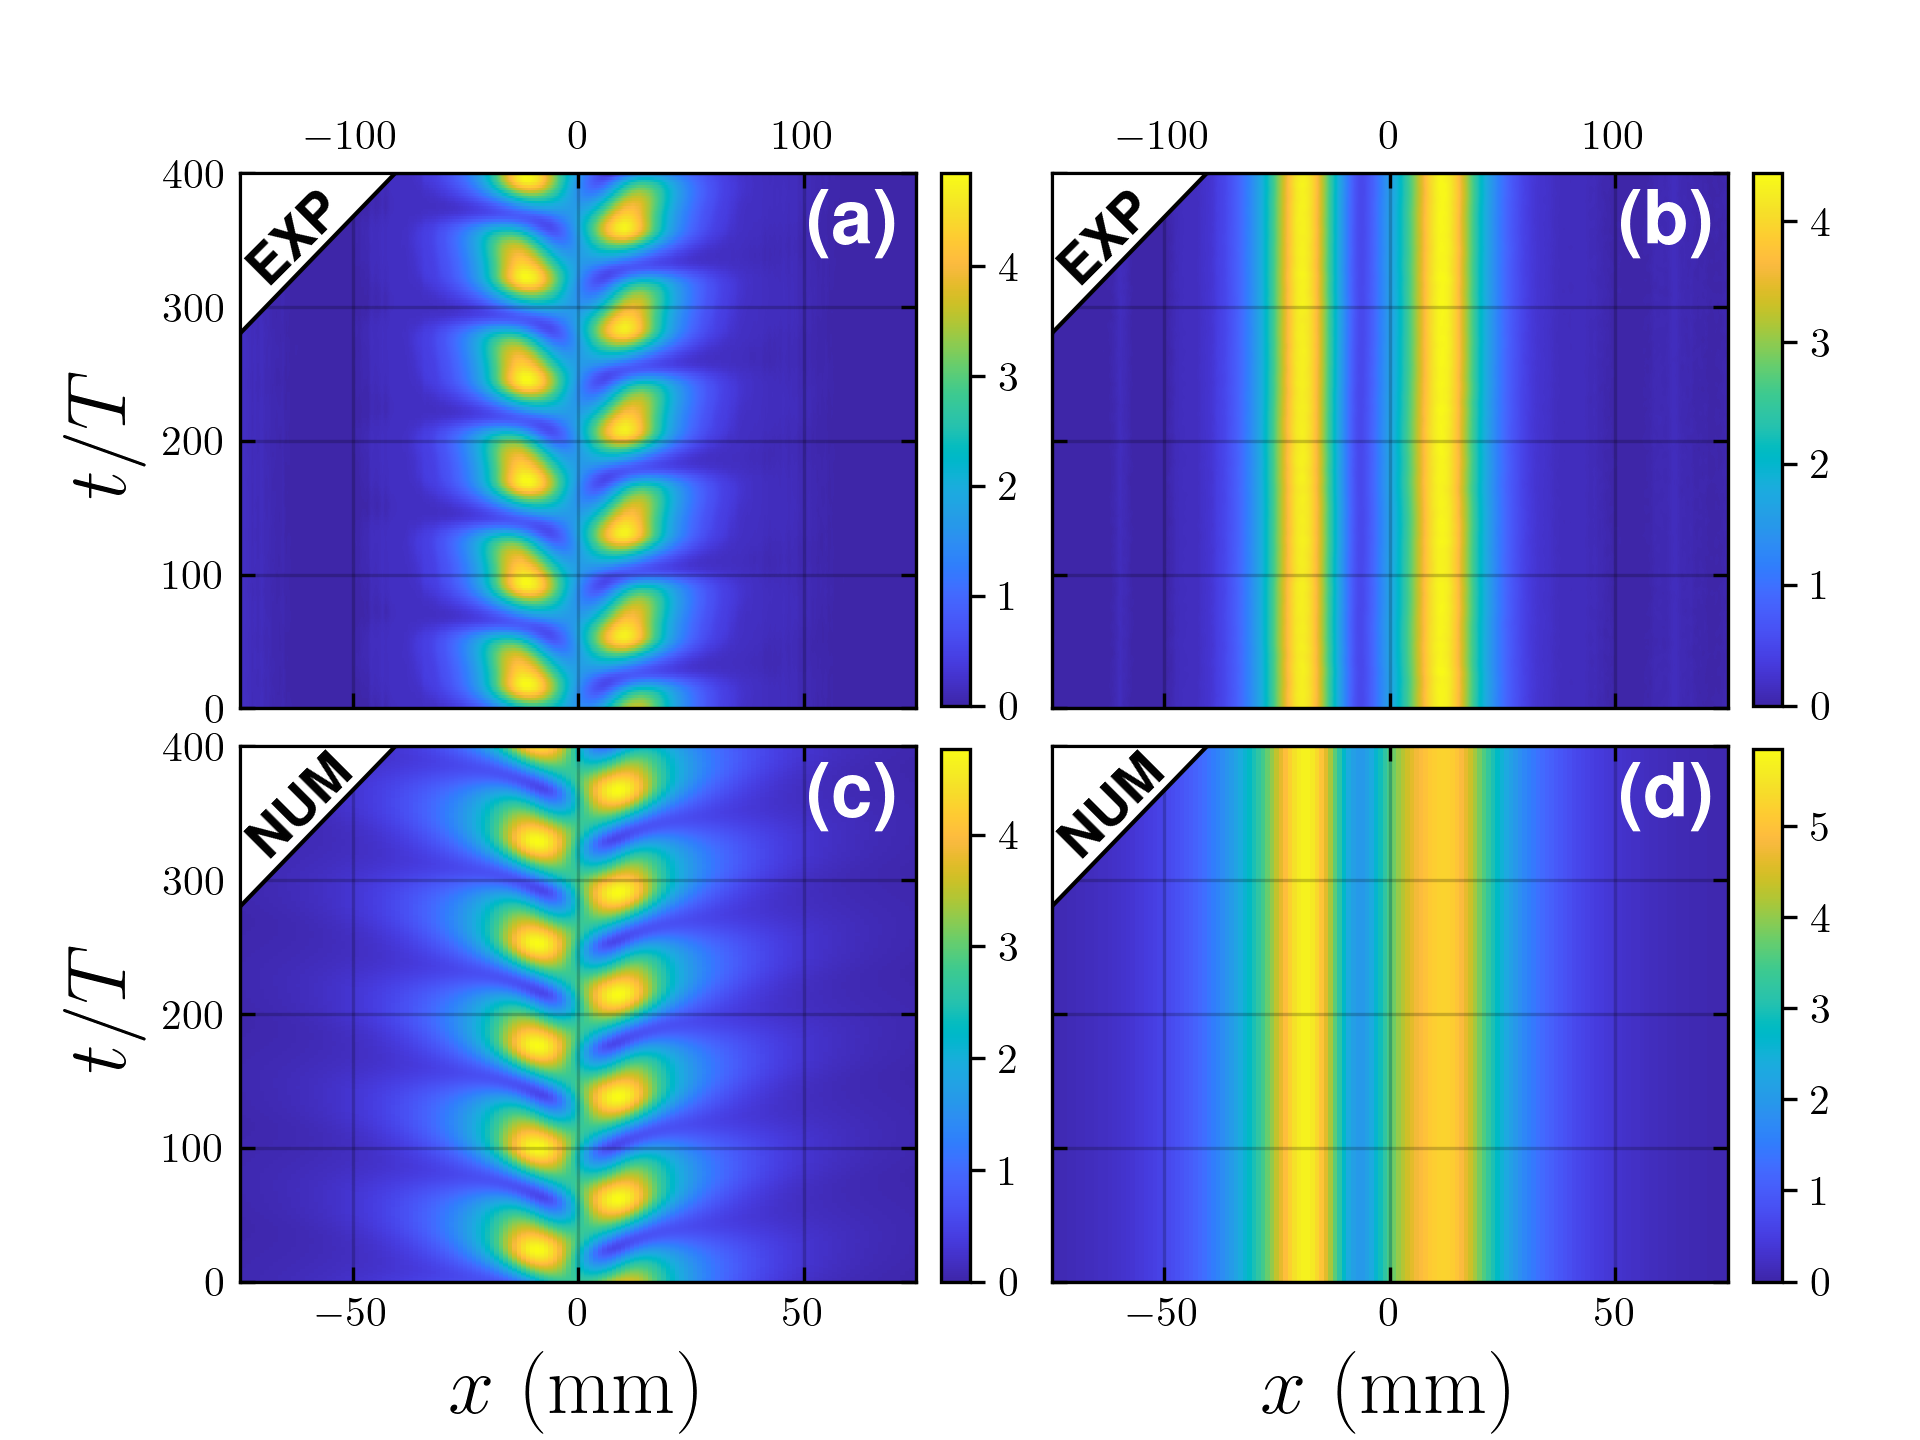

The Python source for this figure:
from back_process import *


if __name__ == "__main__":
    principal_sim = "E:/mnustes_science/simulation_data/FD/PDNLS_extended_PT/extras"
    principal_exp = "E:/mnustes_science/experimental_data"
    dir_01 = principal_sim + "/dimensional_dist_02/alpha=6.5240/beta=1.000/mu=0.1000/nu=0.0180/sigma=6.000/gamma=0.1850/dist=31.000"#/dist_03/alpha=13.0480/beta=1.000/mu=0.0950/nu=0.0180/sigma=12.6700/gamma=0.1690/dist=40.000"#
    dir_02 = principal_sim + "/dimensional_dist_02/alpha=6.5240/beta=1.000/mu=0.1000/nu=0.0180/sigma=6.000/gamma=0.1850/dist=21.0000"#"/dist_03/alpha=13.0480/beta=1.000/mu=0.0950/nu=0.0180/sigma=12.6700/gamma=0.1690/dist=31.000"#
    dir_03 = principal_exp + "/PT_04/f=14.20_a=10.00"
    dir_04 = principal_exp + "/PT_06/f=14.20_a=10.50_d2"

    beta = 0.004811649356064012

    Z_r_01 = np.loadtxt(dir_01 + '/field_real.txt', delimiter=',')
    Z_i_01 = np.loadtxt(dir_01 + '/field_img.txt', delimiter=',')
    X_01 = np.loadtxt(dir_01 + '/X.txt', delimiter=',')
    T_01 = np.loadtxt(dir_01 + '/T.txt', delimiter=',')
    Z_complex_01 = Z_r_01 + 1j * Z_i_01
    arg_01 = np.angle(Z_complex_01)
    Z_modulo_01 = np.absolute(Z_complex_01)
    Z_modulo_01 = filtro_superficie(Z_modulo_01, 5, "XY") / np.sqrt(beta)

    ###

    Z_r_02 = np.loadtxt(dir_02 + '/field_real.txt', delimiter=',')
    Z_i_02 = np.loadtxt(dir_02 + '/field_img.txt', delimiter=',')
    X_02 = np.loadtxt(dir_02 + '/X.txt', delimiter=',')
    T_02 = np.loadtxt(dir_02 + '/T.txt', delimiter=',')
    Z_complex_02 = Z_r_02 + 1j * Z_i_02
    arg_02 = np.angle(Z_complex_02)
    Z_modulo_02 = np.absolute(Z_complex_02)
    Z_modulo_02 = filtro_superficie(Z_modulo_02, 5, "XY") / np.sqrt(beta)

    ###

    g = 9790
    l_y = 16
    d = 20
    k_y = np.pi / l_y
    k = k_y
    tau = np.tanh(k * d)
    w_1 = np.sqrt(g * k * tau)

    Z_03 = np.loadtxt(dir_03 + '/Z_strobo.txt', delimiter=',')
    X_03 = np.loadtxt(dir_03 + '/X_mm.txt', delimiter=',')
    T_03 = np.loadtxt(dir_03 + '/T_strobo.txt', delimiter=',')
    injection_03 = np.loadtxt(dir_03 + '/IL_mm.txt', delimiter=',')
    Z_03 = filtro_superficie(Z_03, 5, "YX")

    x03 = -9
    X_03 = X_03 - x03
    T_03 = T_03 * (w_1 / (2 * np.pi))

    Z_04 = np.loadtxt(dir_04 + '/Z_strobo.txt', delimiter=',')
    X_04 = np.loadtxt(dir_04 + '/X_mm.txt', delimiter=',')
    T_04 = np.loadtxt(dir_04 + '/T_strobo.txt', delimiter=',')
    injection_04 = np.loadtxt(dir_04 + '/IL_mm.txt', delimiter=',')
    Z_04 = filtro_superficie(Z_04, 5, "YX")

    x04 = injection_04[0] + injection_04[1]
    X_04 = X_04 - x04
    T_04 = T_04 * (w_1 / (2 * np.pi))

    xi_exp, xf_exp = -150, 150
    xi_sim, xf_sim = -75, 75
    ti_exp_01, tf_exp_01 = 0, 400
    ti_exp_02, tf_exp_02 = 0, 400
    ti_sim, tf_sim = 0, 400

    data = [[X_04, T_04 - (T_04[-1] - 400), Z_04], [X_03, T_03 - (T_03[-1] - 400), Z_03], [X_01, T_01 - (T_01[-1] - 400), np.flip(Z_modulo_01, axis=1)], [X_02, T_02 - (T_02[-1] - 400), Z_modulo_02]]
    metadata = [[-150, 150], [-150, 150], [-100, 100], [-100, 100]]

    fig, ((ax2, ax1), (ax4, ax3)) = plt.subplots(nrows=2, ncols=2)

    pc_01 = ax1.pcolor(data[0][0], data[0][1], data[0][2], cmap=parula_map)
    ax1.set_ylim(0, 400)
    ax1.set_xlim(-150, 150)

    ax1.set_yticklabels([])
    ax1.tick_params(axis="x", direction="in", labeltop=True, labelbottom=False, top=True, bottom=True, labelsize=12)
    ax1.tick_params(axis="y", direction="in", left=True, right=True, labelsize=12)
    ax1.grid(alpha=0.2, color="k")

    ax1.fill_between([xi_exp, xi_exp + 0.225 * (xf_exp - xi_exp)], [0.705 * (tf_exp_01 - ti_exp_01), tf_exp_01], tf_exp_01, color="white", zorder=12)
    ax1.plot([xi_exp, xi_exp + 0.23 * (xf_exp - xi_exp)], [0.7 * (tf_exp_01 - ti_exp_01), tf_exp_01], linewidth=1, color="k", zorder=12)
    ax1.plot([xi_exp, xi_exp + 0.23 * (xf_exp - xi_exp)], [tf_exp_01, tf_exp_01], linewidth=1, color="k", zorder=12)
    ax1.plot([xi_exp, xi_exp], [0.7 * (tf_exp_01 - ti_exp_01), tf_exp_01], linewidth=1, color="k", zorder=12)
    ax1.text(xi_exp + 0.005 * (xf_exp - xi_exp), ti_exp_01 + 0.795 * (tf_exp_01 - ti_exp_01), "$\\textbf{EXP}$", fontsize=13, rotation=45, zorder=13)
    ax1.text(xi_exp + 0.84 * (xf_exp - xi_exp), ti_exp_01 + 0.87 * (tf_exp_01 - ti_exp_01), "$\\textbf{(b)}$", fontsize=18, rotation=0, zorder=13, color="white")

    pc_02 = ax2.pcolor(data[1][0], data[1][1], data[1][2], cmap=parula_map)
    ax2.set_ylim(0, 400)
    ax2.set_xlim(-150, 150)

    ax2.tick_params(axis="x", direction="in", labeltop=True, labelbottom=False, top=True, bottom=True, labelsize=12)
    ax2.tick_params(axis="y", direction="in", left=True, right=True, labelsize=12)
    ax2.set_ylabel("$t/T$", fontsize=15)

    ax2.grid(alpha=0.2, color="k")
    ax2.fill_between([xi_exp, xi_exp + 0.225 * (xf_exp - xi_exp)], [0.705 * (tf_exp_02 - ti_exp_02), tf_exp_02], tf_exp_02, color="white", zorder=12)
    ax2.plot([xi_exp, xi_exp + 0.23 * (xf_exp - xi_exp)], [0.7 * (tf_exp_02 - ti_exp_02), tf_exp_02], linewidth=1, color="k", zorder=12)
    ax2.plot([xi_exp, xi_exp + 0.23 * (xf_exp - xi_exp)], [tf_exp_02, tf_exp_02], linewidth=1, color="k", zorder=12)
    ax2.plot([xi_exp, xi_exp], [0.7 * (tf_exp_02 - ti_exp_02), tf_exp_02], linewidth=1, color="k", zorder=12)
    ax2.text(xi_exp + 0.005 * (xf_exp - xi_exp), ti_exp_02 + 0.795 * (tf_exp_02 - ti_exp_02), "$\\textbf{EXP}$", fontsize=13, rotation=45, zorder=13)
    ax2.text(xi_exp + 0.84 * (xf_exp - xi_exp), ti_exp_02 + 0.87 * (tf_exp_02 - ti_exp_02), "$\\textbf{(a)}$", fontsize=18, rotation=0, zorder=13, color="white")

    pc_03 = ax3.pcolor(data[2][0], data[2][1], data[2][2], cmap=parula_map)
    ax3.set_ylim(0, 400)
    ax3.set_xlim(xi_sim, xf_sim)
    ax3.grid(alpha=0.2, color="k")

    ax3.set_yticklabels([])
    ax3.set_xlabel("$x\ \\textrm{(mm)}$", fontsize=15)
    ax3.tick_params(axis="x", direction="in", top=True, bottom=True, labelsize=12)
    ax3.tick_params(axis="y", direction="in", left=True, right=True, labelsize=12)

    ax3.fill_between([xi_sim, xi_sim + 0.225 * (xf_sim - xi_sim)], [0.705 * (tf_sim - ti_sim), tf_sim], tf_sim, color="white", zorder=12)
    ax3.plot([xi_sim, xi_sim + 0.23 * (xf_sim - xi_sim)], [0.7 * (tf_sim - ti_sim), tf_sim], linewidth=1, color="k", zorder=12)
    ax3.plot([xi_sim, xi_sim + 0.23 * (xf_sim - xi_sim)], [tf_sim, tf_sim], linewidth=1, color="k", zorder=12)
    ax3.plot([xi_sim, xi_sim], [0.7 * (tf_sim - ti_sim), tf_sim], linewidth=1, color="k", zorder=12)
    ax3.text(xi_sim + 0.005 * (xf_sim - xi_sim), ti_sim + 0.795 * (tf_sim - ti_sim), "$\\textbf{NUM}$", fontsize=13, rotation=45, zorder=13)
    ax3.text(xi_sim + 0.84 * (xf_sim - xi_sim), ti_sim + 0.87 * (tf_sim - ti_sim), "$\\textbf{(d)}$", fontsize=18, rotation=0, zorder=13, color="white")

    pc_04 = ax4.pcolor(data[3][0], data[3][1] + 0, data[3][2], cmap=parula_map)
    ax4.set_ylim(0, 400)
    ax4.set_xlim(xi_sim, xf_sim)
    ax4.grid(alpha=0.2, color="k")

    ax4.set_xlabel("$x\ \\textrm{(mm)}$", fontsize=15)
    ax4.set_ylabel("$t/T$", fontsize=15)
    ax4.tick_params(axis="x", direction="in", top=True, bottom=True, labelsize=12)
    ax4.tick_params(axis="y", direction="in", left=True, right=True, zorder=10, labelsize=12)

    ax4.fill_between([xi_sim, xi_sim + 0.225 * (xf_sim - xi_sim)], [0.705 * (tf_sim - ti_sim), tf_sim], tf_sim, color="white", zorder=12)
    ax4.plot([xi_sim, xi_sim + 0.23 * (xf_sim - xi_sim)], [0.7 * (tf_sim - ti_sim), tf_sim], linewidth=1, color="k", zorder=12)
    ax4.plot([xi_sim, xi_sim + 0.23 * (xf_sim - xi_sim)], [tf_sim, tf_sim], linewidth=1, color="k", zorder=12)
    ax4.plot([xi_sim, xi_sim], [0.7 * (tf_sim - ti_sim), tf_sim], linewidth=1, color="k", zorder=12)
    ax4.text(xi_sim + 0.005 * (xf_sim - xi_sim), ti_sim + 0.795 * (tf_sim - ti_sim), "$\\textbf{NUM}$", fontsize=13, rotation=45, zorder=13)
    ax4.text(xi_sim + 0.84 * (xf_sim - xi_sim), ti_sim + 0.87 * (tf_sim - ti_sim), "$\\textbf{(c)}$", fontsize=18, rotation=0, zorder=13, color="white")

    plt.subplots_adjust(wspace=0.2, hspace=0.07)
    cax_02 = fig.add_axes([0.49, 0.51, 0.015, 0.37])
    cbar_02 = fig.colorbar(pc_02, cax=cax_02)
    cbar_02.ax.tick_params(labelsize=11)

    cax_01 = fig.add_axes([0.913, 0.51, 0.015, 0.37])
    cbar_01 = fig.colorbar(pc_01, cax=cax_01)
    cbar_01.ax.tick_params(labelsize=11)
    cbar_01.set_label('$|A|$', rotation=0, size=15, labelpad=-10, y=1.14)

    cax_04 = fig.add_axes([0.49, 0.11, 0.015, 0.37])
    cbar_04 = fig.colorbar(pc_04, cax=cax_04)
    cbar_04.ax.tick_params(labelsize=11)

    cax_03 = fig.add_axes([0.913, 0.11, 0.015, 0.37])
    cbar_03 = fig.colorbar(pc_03, cax=cax_03)
    cbar_03.ax.tick_params(labelsize=11)

    savedirectory = "C:/mnustes_science/simulation_data/FD/PDNLS_extended_PT/extras/dimensional/analysis/figures"
    plt.savefig('Fig01_04a.png', dpi=300)
    plt.close()